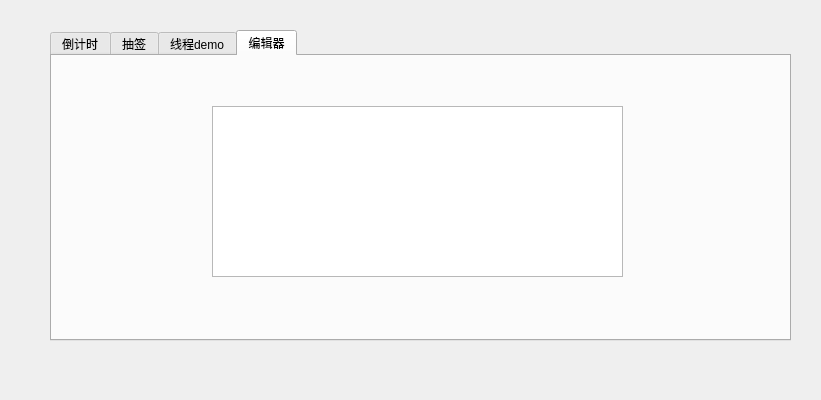
<?xml version="1.0" encoding="UTF-8"?>
<ui version="4.0">
 <class>MainWindow</class>
 <widget class="QWidget" name="MainWindow">
  <property name="geometry">
   <rect>
    <x>0</x>
    <y>0</y>
    <width>821</width>
    <height>400</height>
   </rect>
  </property>
  <property name="windowTitle">
   <string>demo</string>
  </property>
  <widget class="QTabWidget" name="tabWidget">
   <property name="geometry">
    <rect>
     <x>50</x>
     <y>30</y>
     <width>741</width>
     <height>311</height>
    </rect>
   </property>
   <property name="currentIndex">
    <number>3</number>
   </property>
   <widget class="QWidget" name="tab">
    <attribute name="title">
     <string>倒计时</string>
    </attribute>
    <widget class="QPushButton" name="pushButton">
     <property name="geometry">
      <rect>
       <x>30</x>
       <y>110</y>
       <width>51</width>
       <height>41</height>
      </rect>
     </property>
     <property name="styleSheet">
      <string notr="true">QPushButton:pressed {
background-color: #1E90FF;
}</string>
     </property>
     <property name="text">
      <string>开始</string>
     </property>
    </widget>
    <widget class="QWidget" name="layoutWidget">
     <property name="geometry">
      <rect>
       <x>120</x>
       <y>70</y>
       <width>561</width>
       <height>116</height>
      </rect>
     </property>
     <layout class="QGridLayout" name="gridLayout_2">
      <item row="0" column="0">
       <layout class="QHBoxLayout" name="horizontalLayout">
        <item>
         <widget class="QLabel" name="label">
          <property name="enabled">
           <bool>false</bool>
          </property>
          <property name="text">
           <string>倒计时：</string>
          </property>
         </widget>
        </item>
        <item>
         <widget class="QTextEdit" name="textEdit_6">
          <property name="enabled">
           <bool>true</bool>
          </property>
          <property name="sizePolicy">
           <sizepolicy hsizetype="Preferred" vsizetype="Minimum">
            <horstretch>0</horstretch>
            <verstretch>0</verstretch>
           </sizepolicy>
          </property>
          <property name="maximumSize">
           <size>
            <width>16777215</width>
            <height>50</height>
           </size>
          </property>
         </widget>
        </item>
        <item>
         <widget class="QLabel" name="label_4">
          <property name="enabled">
           <bool>false</bool>
          </property>
          <property name="text">
           <string>min</string>
          </property>
         </widget>
        </item>
        <item>
         <widget class="QTextEdit" name="textEdit">
          <property name="enabled">
           <bool>true</bool>
          </property>
          <property name="sizePolicy">
           <sizepolicy hsizetype="Preferred" vsizetype="Minimum">
            <horstretch>0</horstretch>
            <verstretch>0</verstretch>
           </sizepolicy>
          </property>
          <property name="maximumSize">
           <size>
            <width>16777215</width>
            <height>50</height>
           </size>
          </property>
         </widget>
        </item>
        <item>
         <widget class="QLabel" name="label_7">
          <property name="enabled">
           <bool>false</bool>
          </property>
          <property name="text">
           <string>s</string>
          </property>
         </widget>
        </item>
       </layout>
      </item>
      <item row="1" column="0">
       <layout class="QHBoxLayout" name="horizontalLayout_2">
        <item>
         <widget class="QLabel" name="label_2">
          <property name="enabled">
           <bool>false</bool>
          </property>
          <property name="text">
           <string>剩余时间</string>
          </property>
         </widget>
        </item>
        <item>
         <widget class="QTextEdit" name="textEdit_3">
          <property name="enabled">
           <bool>true</bool>
          </property>
          <property name="sizePolicy">
           <sizepolicy hsizetype="Preferred" vsizetype="Minimum">
            <horstretch>0</horstretch>
            <verstretch>0</verstretch>
           </sizepolicy>
          </property>
          <property name="maximumSize">
           <size>
            <width>16777215</width>
            <height>50</height>
           </size>
          </property>
         </widget>
        </item>
        <item>
         <widget class="QLabel" name="label_9">
          <property name="enabled">
           <bool>false</bool>
          </property>
          <property name="text">
           <string>min</string>
          </property>
         </widget>
        </item>
        <item>
         <widget class="QTextEdit" name="textEdit_7">
          <property name="enabled">
           <bool>true</bool>
          </property>
          <property name="sizePolicy">
           <sizepolicy hsizetype="Preferred" vsizetype="Minimum">
            <horstretch>0</horstretch>
            <verstretch>0</verstretch>
           </sizepolicy>
          </property>
          <property name="maximumSize">
           <size>
            <width>16777215</width>
            <height>50</height>
           </size>
          </property>
         </widget>
        </item>
        <item>
         <widget class="QLabel" name="label_8">
          <property name="enabled">
           <bool>false</bool>
          </property>
          <property name="text">
           <string>s</string>
          </property>
         </widget>
        </item>
       </layout>
      </item>
     </layout>
    </widget>
   </widget>
   <widget class="QWidget" name="tab_2">
    <attribute name="title">
     <string>抽签</string>
    </attribute>
    <widget class="QPushButton" name="pushButton_2">
     <property name="geometry">
      <rect>
       <x>270</x>
       <y>220</y>
       <width>211</width>
       <height>32</height>
      </rect>
     </property>
     <property name="styleSheet">
      <string notr="true">QPushButton:pressed {
background-color: #1E90FF;
}</string>
     </property>
     <property name="text">
      <string>点名开始</string>
     </property>
    </widget>
    <widget class="QWidget" name="layoutWidget">
     <property name="geometry">
      <rect>
       <x>84</x>
       <y>180</y>
       <width>581</width>
       <height>20</height>
      </rect>
     </property>
     <layout class="QHBoxLayout" name="horizontalLayout_3">
      <item>
       <widget class="QLabel" name="label_3">
        <property name="enabled">
         <bool>false</bool>
        </property>
        <property name="maximumSize">
         <size>
          <width>16777215</width>
          <height>50</height>
         </size>
        </property>
        <property name="text">
         <string>被抽中同学</string>
        </property>
        <property name="alignment">
         <set>Qt::AlignCenter</set>
        </property>
       </widget>
      </item>
      <item>
       <widget class="QLabel" name="label_5">
        <property name="enabled">
         <bool>false</bool>
        </property>
        <property name="maximumSize">
         <size>
          <width>16777215</width>
          <height>50</height>
         </size>
        </property>
        <property name="text">
         <string>班级总人数</string>
        </property>
        <property name="alignment">
         <set>Qt::AlignCenter</set>
        </property>
       </widget>
      </item>
      <item>
       <widget class="QLabel" name="label_6">
        <property name="enabled">
         <bool>false</bool>
        </property>
        <property name="maximumSize">
         <size>
          <width>16777215</width>
          <height>50</height>
         </size>
        </property>
        <property name="text">
         <string>抽签人数</string>
        </property>
        <property name="alignment">
         <set>Qt::AlignCenter</set>
        </property>
       </widget>
      </item>
     </layout>
    </widget>
    <widget class="QWidget" name="layoutWidget">
     <property name="geometry">
      <rect>
       <x>80</x>
       <y>40</y>
       <width>581</width>
       <height>102</height>
      </rect>
     </property>
     <layout class="QHBoxLayout" name="horizontalLayout_4">
      <item>
       <widget class="QTextEdit" name="textEdit_2">
        <property name="enabled">
         <bool>true</bool>
        </property>
        <property name="sizePolicy">
         <sizepolicy hsizetype="Expanding" vsizetype="Fixed">
          <horstretch>0</horstretch>
          <verstretch>0</verstretch>
         </sizepolicy>
        </property>
        <property name="maximumSize">
         <size>
          <width>16777215</width>
          <height>100</height>
         </size>
        </property>
       </widget>
      </item>
      <item>
       <widget class="QTextEdit" name="textEdit_4">
        <property name="enabled">
         <bool>true</bool>
        </property>
        <property name="sizePolicy">
         <sizepolicy hsizetype="Expanding" vsizetype="Fixed">
          <horstretch>0</horstretch>
          <verstretch>0</verstretch>
         </sizepolicy>
        </property>
        <property name="maximumSize">
         <size>
          <width>16777215</width>
          <height>100</height>
         </size>
        </property>
       </widget>
      </item>
      <item>
       <widget class="QTextEdit" name="textEdit_5">
        <property name="enabled">
         <bool>true</bool>
        </property>
        <property name="sizePolicy">
         <sizepolicy hsizetype="Expanding" vsizetype="Fixed">
          <horstretch>0</horstretch>
          <verstretch>0</verstretch>
         </sizepolicy>
        </property>
        <property name="maximumSize">
         <size>
          <width>16777215</width>
          <height>100</height>
         </size>
        </property>
       </widget>
      </item>
     </layout>
    </widget>
   </widget>
   <widget class="QWidget" name="thread_tab">
    <attribute name="title">
     <string>线程demo</string>
    </attribute>
    <widget class="QWidget" name="layoutWidget">
     <property name="geometry">
      <rect>
       <x>220</x>
       <y>75</y>
       <width>291</width>
       <height>101</height>
      </rect>
     </property>
     <layout class="QVBoxLayout" name="verticalLayout">
      <item>
       <layout class="QGridLayout" name="gridLayout">
        <item row="0" column="1">
         <widget class="QPushButton" name="StartThread_btn">
          <property name="text">
           <string>StartThread</string>
          </property>
         </widget>
        </item>
        <item row="0" column="2">
         <widget class="QPushButton" name="EndThread_btn">
          <property name="text">
           <string>EndThread</string>
          </property>
         </widget>
        </item>
        <item row="0" column="0">
         <widget class="QLabel" name="label_10">
          <property name="text">
           <string>方式一：</string>
          </property>
         </widget>
        </item>
       </layout>
      </item>
      <item>
       <layout class="QGridLayout" name="gridLayout_3">
        <item row="0" column="1">
         <widget class="QPushButton" name="StartThread_btn_2">
          <property name="text">
           <string>StartThread</string>
          </property>
         </widget>
        </item>
        <item row="0" column="2">
         <widget class="QPushButton" name="EndThread_btn_2">
          <property name="text">
           <string>EndThread</string>
          </property>
         </widget>
        </item>
        <item row="0" column="0">
         <widget class="QLabel" name="label_11">
          <property name="text">
           <string>方式二：</string>
          </property>
         </widget>
        </item>
       </layout>
      </item>
     </layout>
    </widget>
   </widget>
   <widget class="QWidget" name="editor_tab">
    <attribute name="title">
     <string>编辑器</string>
    </attribute>
    <widget class="QPlainTextEdit" name="plainTextEdit">
     <property name="geometry">
      <rect>
       <x>160</x>
       <y>50</y>
       <width>411</width>
       <height>171</height>
      </rect>
     </property>
    </widget>
   </widget>
  </widget>
 </widget>
 <resources/>
 <connections/>
</ui>
